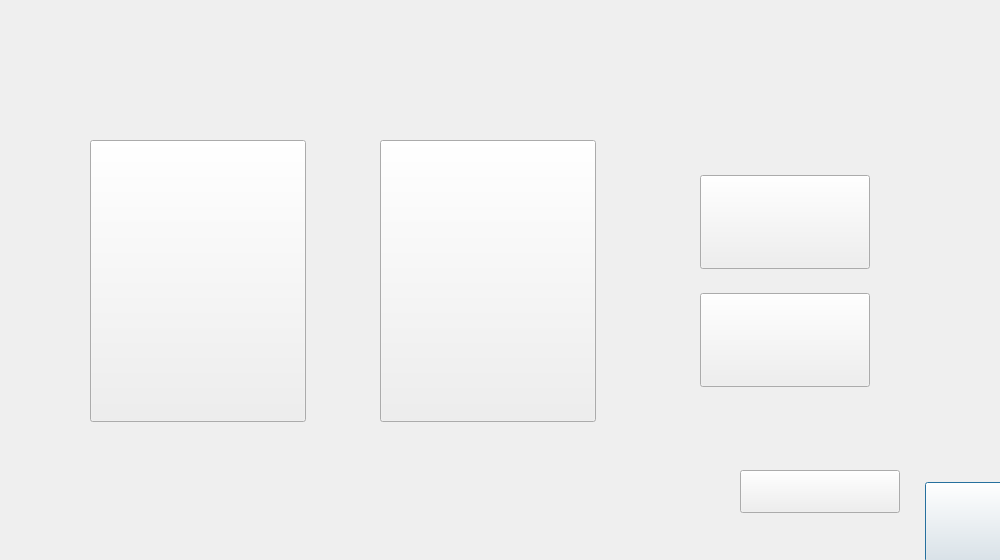
<?xml version="1.0" encoding="UTF-8"?>
<ui version="4.0">
 <class>RongHe</class>
 <widget class="QDialog" name="RongHe">
  <property name="geometry">
   <rect>
    <x>0</x>
    <y>0</y>
    <width>1000</width>
    <height>560</height>
   </rect>
  </property>
  <property name="windowTitle">
   <string>融合</string>
  </property>
  <widget class="QPushButton" name="pushButton_6">
   <property name="geometry">
    <rect>
     <x>925</x>
     <y>482</y>
     <width>79</width>
     <height>80</height>
    </rect>
   </property>
   <property name="text">
    <string/>
   </property>
  </widget>
  <widget class="QPushButton" name="pushButton">
   <property name="geometry">
    <rect>
     <x>90</x>
     <y>140</y>
     <width>216</width>
     <height>282</height>
    </rect>
   </property>
   <property name="text">
    <string/>
   </property>
  </widget>
  <widget class="QPushButton" name="pushButton_9">
   <property name="geometry">
    <rect>
     <x>740</x>
     <y>470</y>
     <width>160</width>
     <height>43</height>
    </rect>
   </property>
   <property name="text">
    <string/>
   </property>
  </widget>
  <widget class="QPushButton" name="pushButton_8">
   <property name="geometry">
    <rect>
     <x>700</x>
     <y>175</y>
     <width>170</width>
     <height>94</height>
    </rect>
   </property>
   <property name="text">
    <string/>
   </property>
  </widget>
  <widget class="QPushButton" name="pushButton_5">
   <property name="geometry">
    <rect>
     <x>380</x>
     <y>140</y>
     <width>216</width>
     <height>282</height>
    </rect>
   </property>
   <property name="text">
    <string/>
   </property>
  </widget>
  <widget class="QPushButton" name="pushButton_10">
   <property name="geometry">
    <rect>
     <x>700</x>
     <y>293</y>
     <width>170</width>
     <height>94</height>
    </rect>
   </property>
   <property name="text">
    <string/>
   </property>
  </widget>
 </widget>
 <resources/>
 <connections/>
</ui>
